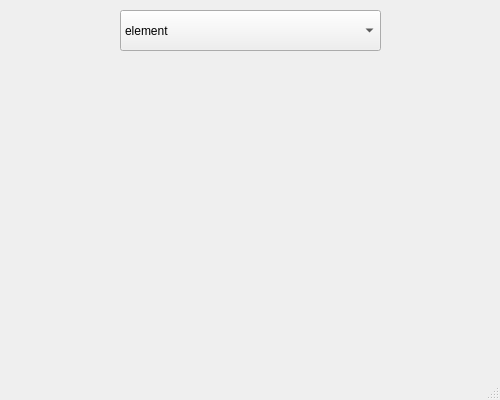
<?xml version="1.0" encoding="UTF-8"?>
<ui version="4.0">
 <class>MainWindow</class>
 <widget class="QMainWindow" name="MainWindow">
  <property name="geometry">
   <rect>
    <x>0</x>
    <y>0</y>
    <width>500</width>
    <height>400</height>
   </rect>
  </property>
  <property name="windowTitle">
   <string>MainWindow</string>
  </property>
  <widget class="QWidget" name="centralwidget">
   <widget class="QLabel" name="label">
    <property name="geometry">
     <rect>
      <x>-10</x>
      <y>-30</y>
      <width>1131</width>
      <height>631</height>
     </rect>
    </property>
    <property name="text">
     <string>&lt;html&gt;&lt;head/&gt;&lt;body&gt;&lt;p&gt;&lt;img src=&quot;:/newPrefix/sandbox.png&quot;/&gt;&lt;/p&gt;&lt;/body&gt;&lt;/html&gt;</string>
    </property>
   </widget>
   <widget class="QComboBox" name="comboBox">
    <property name="geometry">
     <rect>
      <x>120</x>
      <y>10</y>
      <width>261</width>
      <height>41</height>
     </rect>
    </property>
    <item>
     <property name="text">
      <string>element</string>
     </property>
    </item>
    <item>
     <property name="text">
      <string>--------------</string>
     </property>
    </item>
   </widget>
  </widget>
  <widget class="QStatusBar" name="statusbar"/>
 </widget>
 <resources>
  <include location="../../../../../EduPython/App/Library/bin/fond_sand.qrc"/>
 </resources>
 <connections/>
</ui>
